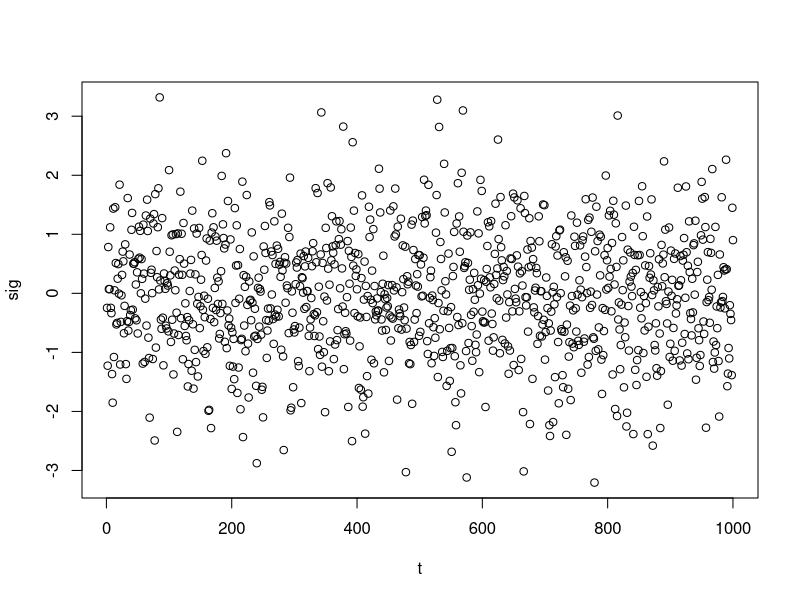
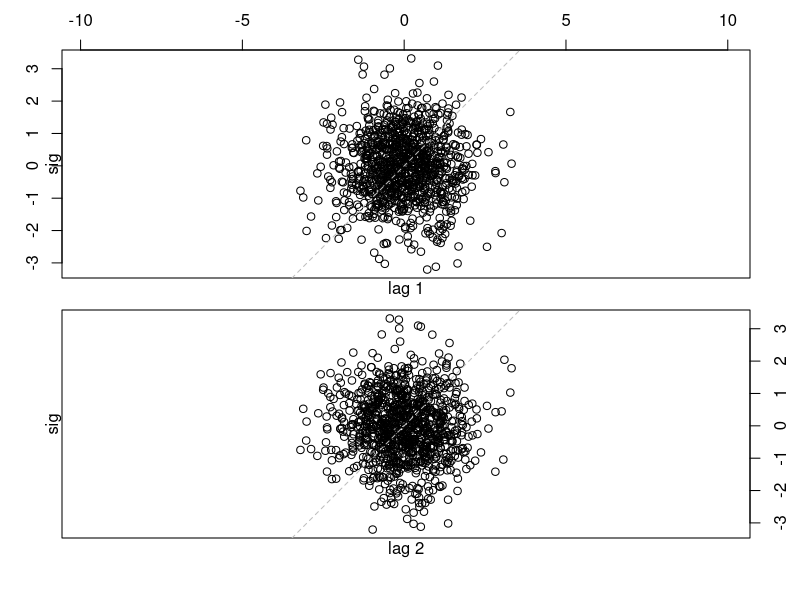
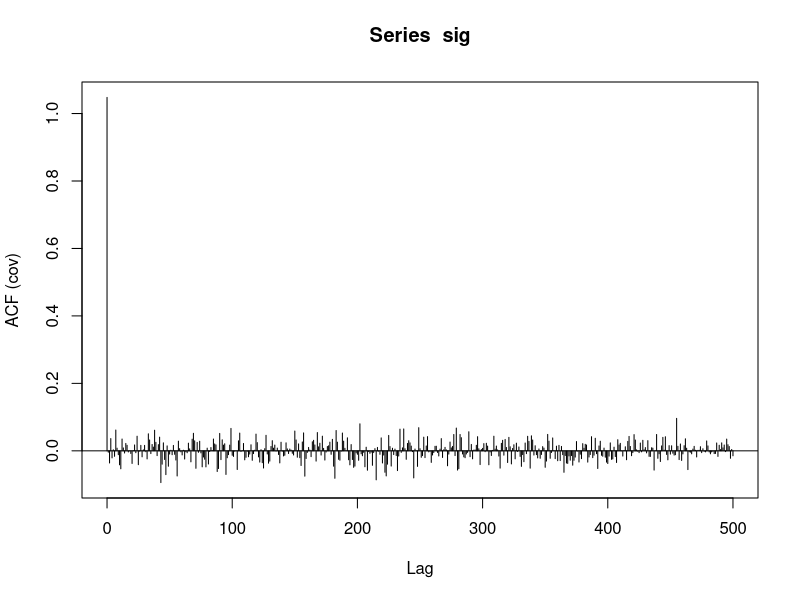
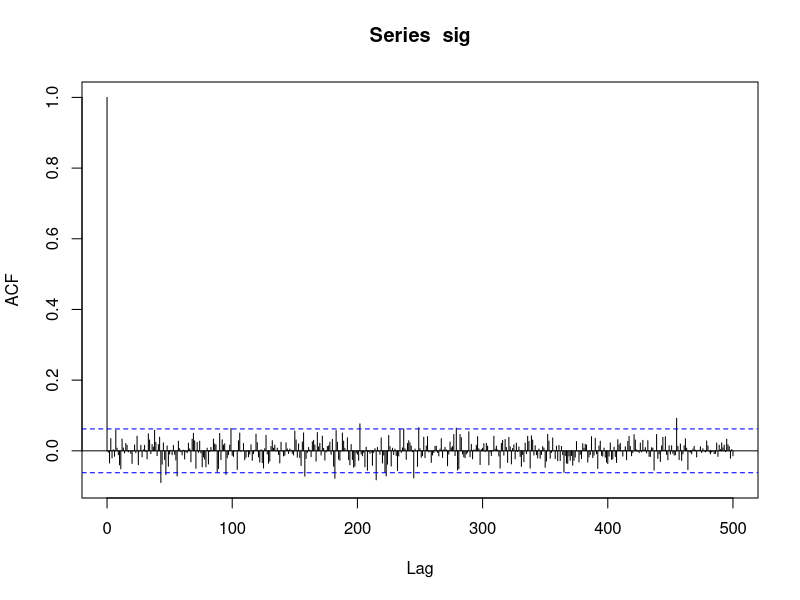
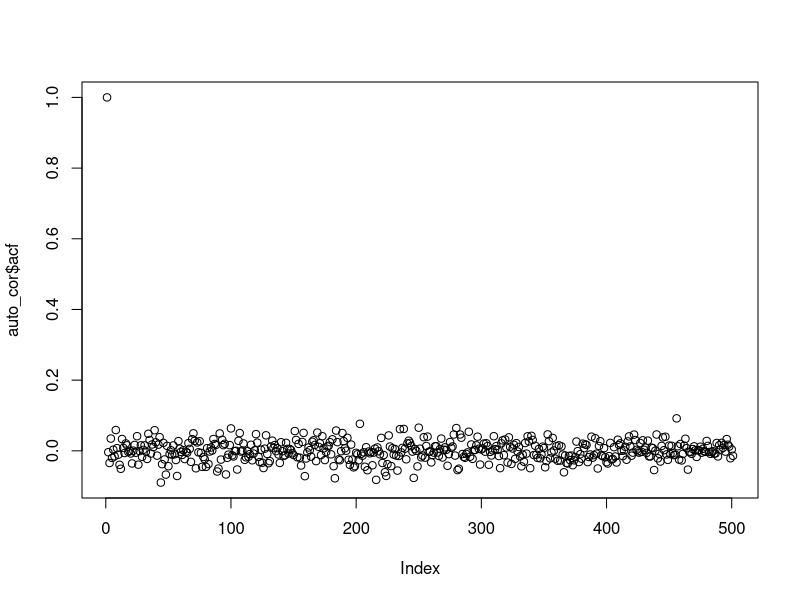

The R source for these figures, in order:
# Number 2
#Part A
t <- 1:1000
sig <- rnorm(1000, mean=0, sd=1)
plot(x=t,y=sig)

lag.plot(sig,lags=2)

#Part B
mean(sig)
var(sig)

covar <- acf(sig, lag.max = 500, type = "covariance")
# Average Auto-Covariance over all time lags from 0->500
mean(covar$acf)

auto_cor <- acf(sig, lag.max = 500, type = "correlation")
plot(auto_cor$acf)
# Average Auto-Correlation over all time lags from 0->500
mean(auto_cor$acf)

#Part C

x <- vector()
x[0] <- 0
cumsum(x)
sums <- 0:10
x <- cumsum(sig)
